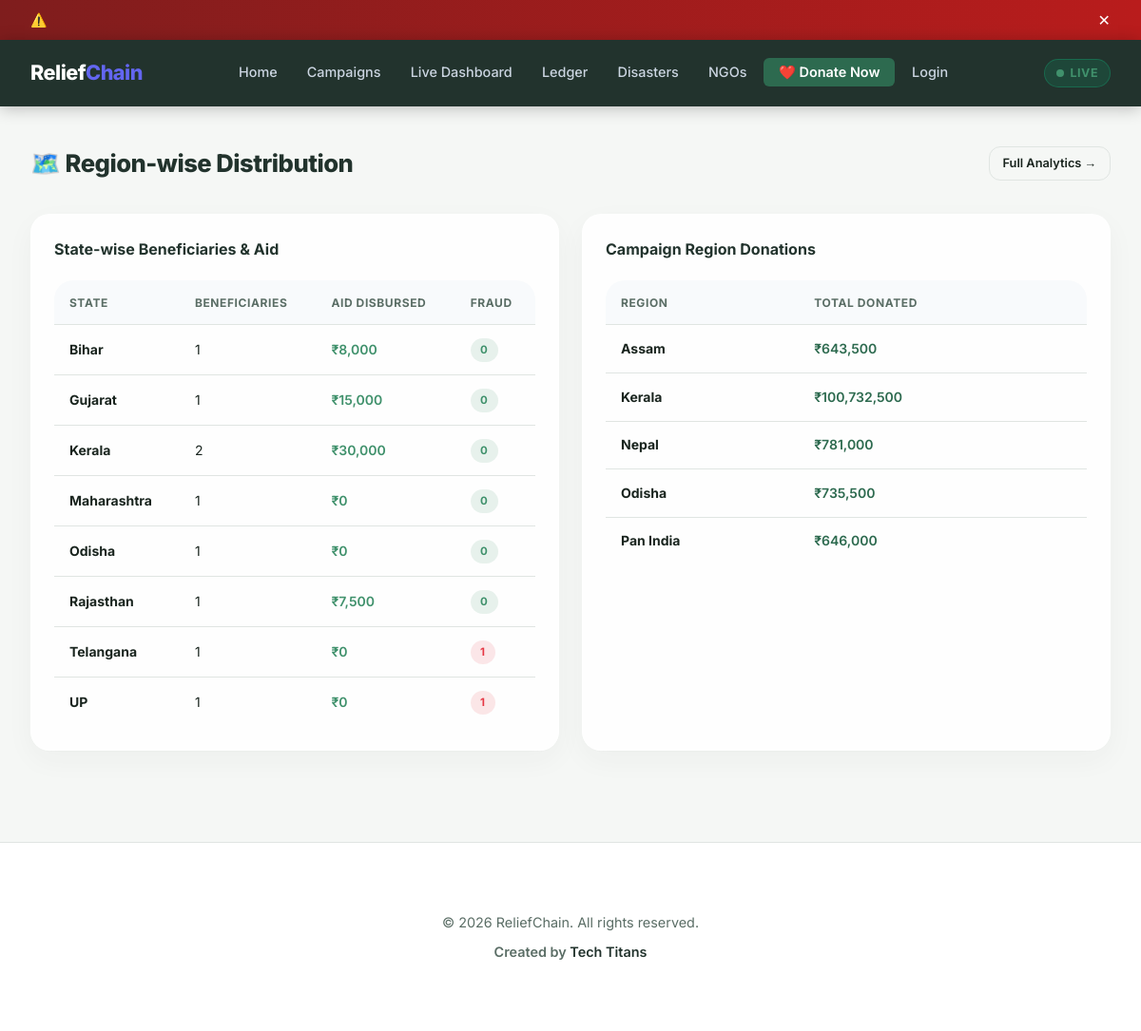
The app's page /region-map with its own data.
### tables this page shows
CREATE TABLE beneficiaries (
            id INTEGER PRIMARY KEY AUTOINCREMENT,
            name TEXT NOT NULL,
            aadhaar TEXT NOT NULL,
            phone TEXT NOT NULL,
            address TEXT,
            state TEXT,
            trust_score INTEGER DEFAULT 50,
            status TEXT DEFAULT 'pending',
            campaign_id INTEGER,
            aid_amount INTEGER DEFAULT 0,
            flagged INTEGER DEFAULT 0,
            flag_reason TEXT,
            created_at DATETIME DEFAULT CURRENT_TIMESTAMP,
            FOREIGN KEY (campaign_id) REFERENCES campaigns(id)
        );

### app.py (the view)
@app.route('/region-map')
def region_map():
    db = get_db()
    c = db.cursor()
    c.execute("SELECT b.state, COUNT(*) as ben_count, SUM(b.aid_amount) as aid_total, COUNT(CASE WHEN b.flagged=1 THEN 1 END) as fraud_count FROM beneficiaries b GROUP BY b.state")
    regions = c.fetchall()
    c.execute("SELECT c.region, SUM(d.amount) as donated FROM donations d JOIN campaigns c ON d.campaign_id=c.id GROUP BY c.region")
    campaign_regions = c.fetchall()
    return render_template('region_map.html', regions=regions, campaign_regions=campaign_regions)

### app.py (called while the page is built)
@app.context_processor
def inject_now():
    return {'now': _dt.now}

def get_db():
    db = getattr(g, '_database', None)
    if db is None:
        db = g._database = sqlite3.connect(DATABASE, check_same_thread=False)
        db.row_factory = sqlite3.Row
    return db

@app.teardown_appcontext
def close_connection(exception):
    db = getattr(g, '_database', None)
    if db is not None:
        db.close()

### templates/region_map.html (shortened to what this page needs)
{% extends 'base.html' %}
{% block content %}
<div class="container" style="padding-top:2.5rem;">
    <div class="page-header">
        <h1 class="page-title">🗺️ Region-wise Distribution</h1>
        <a href="{{ url_for('analytics') }}" class="btn btn-outline btn-sm">Full Analytics →</a>
    </div>
    <div class="grid-2">
        <div class="card">
            <div class="card-header"><span class="card-title">State-wise Beneficiaries & Aid</span></div>
            <div class="table-wrap" style="border:none;">
                <table>
                    <thead><tr><th>State</th><th>Beneficiaries</th><th>Aid Disbursed</th><th>Fraud</th></tr></thead>
                    <tbody>
                        {% for r in regions %}
                        <tr>
                            <td><strong>{{ r.state }}</strong></td>
                            <td>{{ r.ben_count }}</td>
                            <td style="color:var(--success);font-weight:600;">₹{{ '{:,.0f}'.format(r.aid_total or 0) }}</td>
                            <td>{% if r.fraud_count %}<span class="badge badge-danger">{{ r.fraud_count }}</span>{% else %}<span class="badge badge-success">0</span>{% endif %}</td>
                        </tr>
                        {% else %}
                        <tr><td colspan="4" class="text-center text-muted">No data yet</td></tr>
                        {% endfor %}
                    </tbody>
                </table>
            </div>
        </div>
        <div class="card">
            <div class="card-header"><span class="card-title">Campaign Region Donations</span></div>
            <div class="table-wrap" style="border:none;">
                <table>
                    <thead><tr><th>Region</th><th>Total Donated</th></tr></thead>
                    <tbody>
                        {% for r in campaign_regions %}
                        <tr>
                            <td><strong>{{ r.region }}</strong></td>
                            <td style="color:var(--accent);font-weight:600;">₹{{ '{:,.0f}'.format(r.donated or 0) }}</td>
                        </tr>
                        {% else %}
                        <tr><td colspan="2" class="text-center text-muted">No data yet</td></tr>
                        {% endfor %}
                    </tbody>
                </table>
            </div>
        </div>
    </div>
</div>
{% endblock %}

### static/style.css (style rules this page uses)
:root { --primary: #22332D; --primary-mid: #2D423A; --accent: #2D6A4F; --accent-hover: #1B4332; --accent-light: rgba(45, 106, 79, 0.12); --success: #40916C; --success-light: rgba(64, 145, 108, 0.12); --warning: #F5A623; --warning-light: rgba(245, 166, 35, 0.12); --danger: #E63946; --danger-light: rgba(230, 57, 70, 0.12); --bg: #F5F7F5; --card: rgba(255, 255, 255, 0.85); --border: #E0E5E2; --text: #19241E; --text-muted: #5A6D65; --text-light: #8E9C96; --white: #FFFFFF; --sidebar-w: 260px; --nav-h: 70px; --radius: 20px; --radius-sm: 12px; --shadow: 0 10px 30px rgba(45, 44, 42, 0.04), 0 1px 3px rgba(45, 44, 42, 0.02); --shadow-lg: 0 20px 40px rgba(45, 44, 42, 0.08); }
*, *::before, *::after { margin: 0; padding: 0; box-sizing: border-box; }
html { scroll-behavior: smooth; }
body { font-family: 'Inter', system-ui, sans-serif; background: var(--bg); color: var(--text); line-height: 1.6; font-size: 15px; }
a { color: inherit; text-decoration: none; }
.container { max-width: 1280px; margin: 0 auto; padding: 2rem 2rem; }
.page-header { display: flex; justify-content: space-between; align-items: center; margin-bottom: 2rem; flex-wrap: wrap; gap: 1rem; }
.page-title { font-size: 1.6rem; font-weight: 800; color: var(--primary); letter-spacing: -0.5px; }
.card { background: var(--card); border-radius: var(--radius); border: 1px solid var(--border); box-shadow: var(--shadow); padding: 1.5rem; }
.card-header { display: flex; justify-content: space-between; align-items: center; margin-bottom: 1.25rem; }
.card-title { font-size: 1rem; font-weight: 700; color: var(--primary); }
.btn { display: inline-flex; align-items: center; gap: 0.5rem; padding: 0.625rem 1.25rem; border-radius: var(--radius-sm); font-weight: 600; font-size: 0.9rem; border: none; cursor: pointer; transition: all 0.2s; white-space: nowrap; text-decoration: none; }
.btn-outline { background: transparent; border: 1.5px solid var(--border); color: var(--text); }
.btn-sm { padding: 0.4rem 0.85rem; font-size: 0.8rem; }
.table-wrap { overflow-x: auto; border-radius: var(--radius); border: 1px solid var(--border); }
table { width: 100%; border-collapse: collapse; font-size: 0.875rem; }
th { background: #F8FAFC; padding: 0.85rem 1rem; text-align: left; font-weight: 700; font-size: 0.75rem; text-transform: uppercase; letter-spacing: 0.05em; color: var(--text-muted); border-bottom: 1px solid var(--border); white-space: nowrap; }
td { padding: 0.85rem 1rem; border-bottom: 1px solid var(--border); color: var(--text); vertical-align: middle; }
tbody tr:last-child td { border-bottom: none; }
tbody tr { transition: background 0.15s; }
.badge { display: inline-flex; align-items: center; gap: 0.3rem; padding: 0.2rem 0.65rem; border-radius: 999px; font-size: 0.72rem; font-weight: 700; letter-spacing: 0.03em; white-space: nowrap; }
.badge-success { background: var(--success-light); color: var(--success); }
.badge-danger { background: var(--danger-light); color: var(--danger); }
.grid-2 { display: grid; grid-template-columns: 1fr 1fr; gap: 1.5rem; }
.card, .stat-card, .step-card { backdrop-filter: blur(12px); -webkit-backdrop-filter: blur(12px); transition: transform 0.5s cubic-bezier(0.16, 1, 0.3, 1), box-shadow 0.5s ease; border: 1px solid rgba(255,255,255,0.4); position: relative; overflow: hidden; }
.card::before, .stat-card::before, .step-card::before { content: ''; position: absolute; inset: 0; background: radial-gradient(circle 350px at var(--mouse-x, 0) var(--mouse-y, 0), rgba(255,255,255,0.6), transparent 80%); opacity: 0; transition: opacity 0.4s; pointer-events: none; mix-blend-mode: overlay; z-index: 0; }
.card > *, .stat-card > *, .step-card > * { position: relative; z-index: 1; }
.btn { position: relative; overflow: hidden; }

### records on screen
beneficiaries: state "Bihar", ben_count "1", aid_amount "8,000"
beneficiaries: state "Gujarat", ben_count "1", aid_amount "15,000"
beneficiaries: state "Maharashtra", ben_count "1", aid_total "0"
beneficiaries: state "Odisha", ben_count "1", aid_total "0"
beneficiaries: state "Rajasthan", ben_count "1", aid_amount "7,500"
beneficiaries: state "Telangana", ben_count "1", aid_amount "0", fraud_count "1"
beneficiaries: state "UP", ben_count "1", aid_amount "0", fraud_count "1"

### other values on screen
{{ r.state }} "Kerala"
{{ r.ben_count }} "2"
{{ '{:,.0f}'.format(r.aid_total or 0) }} "30,000"
{{ r.region }} "Assam" "Kerala" "Nepal" "Odisha" "Pan India"
{{ '{:,.0f}'.format(r.donated or 0) }} "643,500" "100,732,500" "781,000" "735,500" "646,000"
